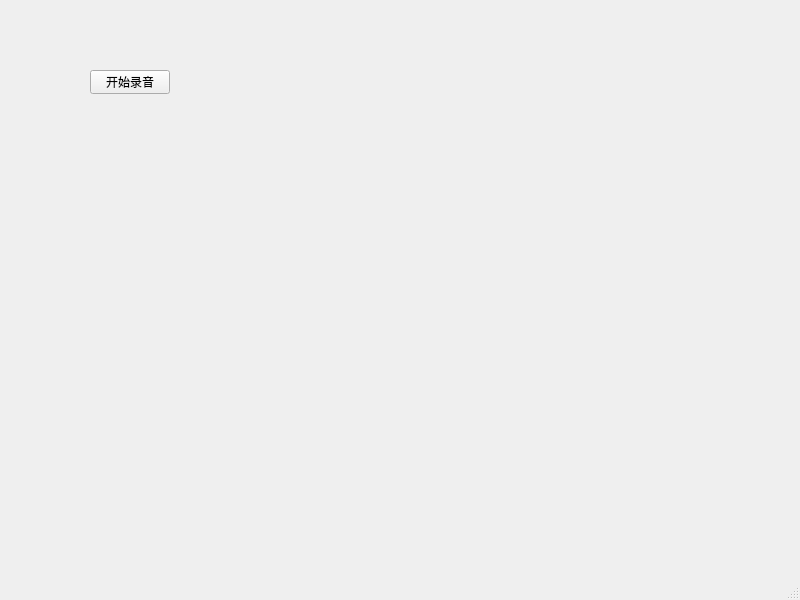
<?xml version="1.0" encoding="UTF-8"?>
<ui version="4.0">
 <class>MainWindow</class>
 <widget class="QMainWindow" name="MainWindow">
  <property name="geometry">
   <rect>
    <x>0</x>
    <y>0</y>
    <width>800</width>
    <height>600</height>
   </rect>
  </property>
  <property name="windowTitle">
   <string>MainWindow</string>
  </property>
  <widget class="QWidget" name="centralwidget">
   <widget class="QPushButton" name="audioButton">
    <property name="geometry">
     <rect>
      <x>90</x>
      <y>70</y>
      <width>80</width>
      <height>24</height>
     </rect>
    </property>
    <property name="text">
     <string>开始录音</string>
    </property>
   </widget>
  </widget>
  <widget class="QMenuBar" name="menubar">
   <property name="geometry">
    <rect>
     <x>0</x>
     <y>0</y>
     <width>800</width>
     <height>24</height>
    </rect>
   </property>
  </widget>
  <widget class="QStatusBar" name="statusbar"/>
 </widget>
 <resources/>
 <connections/>
</ui>
